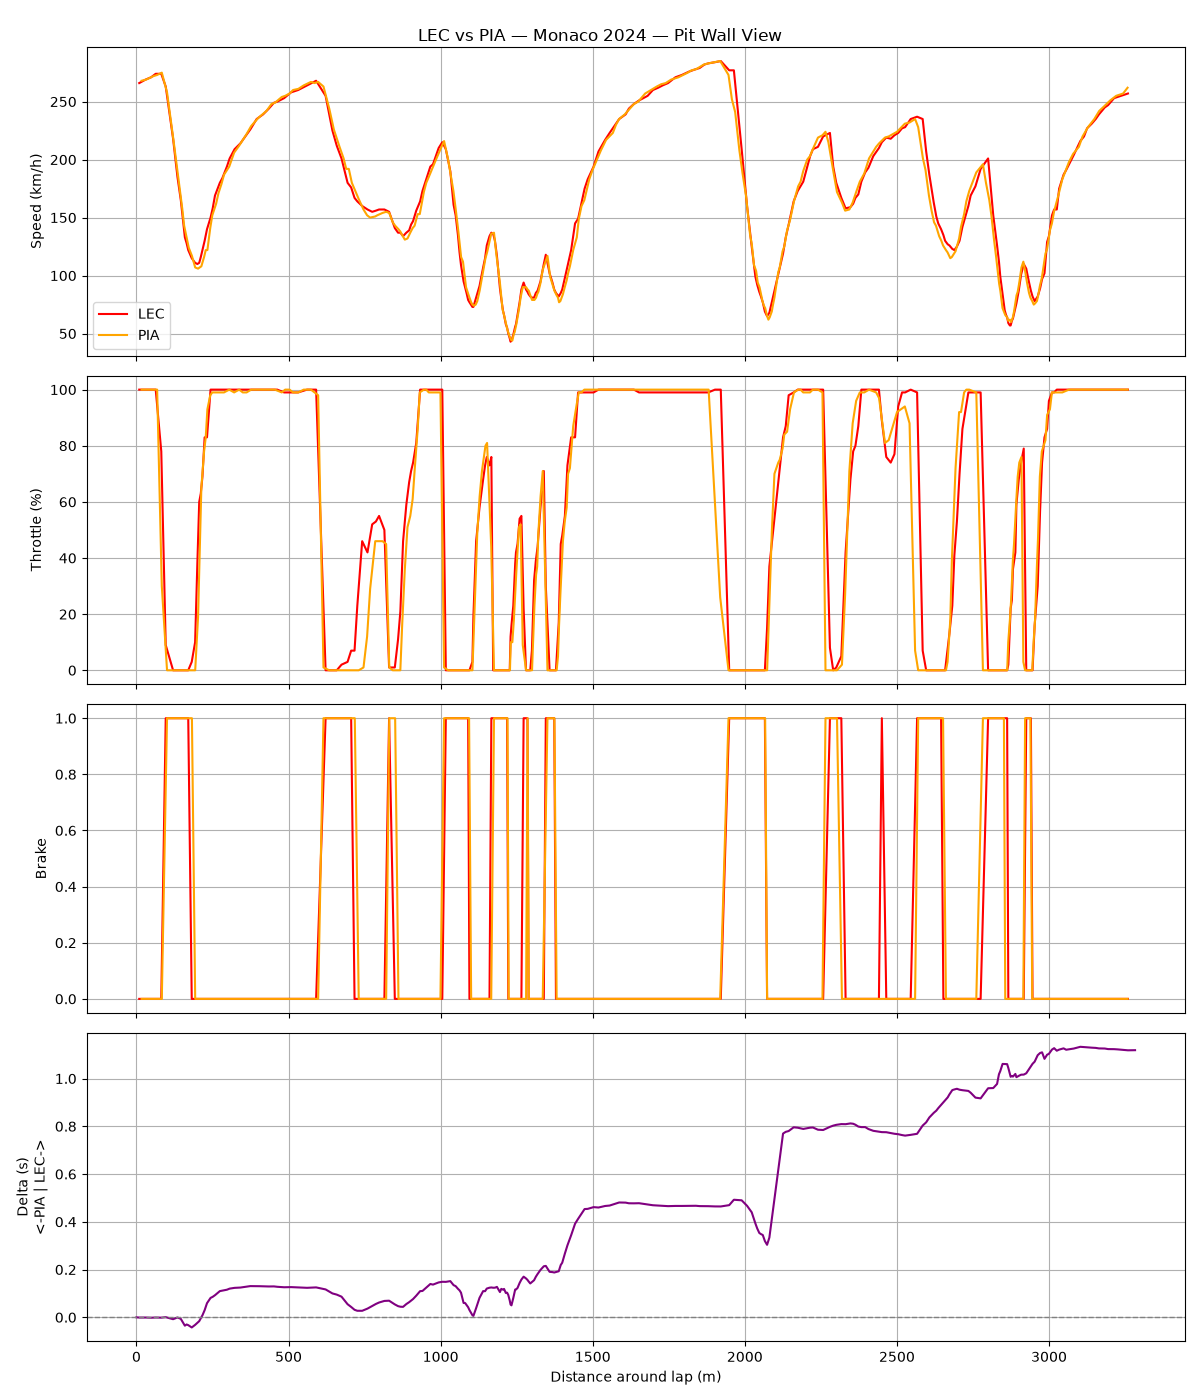

The script that saved this image:
import os
import fastf1
from fastf1 import utils
import matplotlib.pyplot as plt

os.makedirs('cache', exist_ok=True)
fastf1.Cache.enable_cache('cache')

session = fastf1.get_session(2024, 'Monaco', 'R')
session.load()

driver1 = 'LEC'
driver2 = 'PIA'

lap1 = session.laps.pick_drivers(driver1).pick_fastest()
lap2 = session.laps.pick_drivers(driver2).pick_fastest()

tel1 = lap1.get_car_data().add_distance()
tel2 = lap2.get_car_data().add_distance()

delta_time, ref_tel, compare_tel = utils.delta_time(lap1, lap2)

fig, axes = plt.subplots(4, 1, figsize=(12, 14), sharex=True)

axes[0].plot(tel1['Distance'], tel1['Speed'], color='red', label=driver1)
axes[0].plot(tel2['Distance'], tel2['Speed'], color='orange', label=driver2)
axes[0].set_ylabel('Speed (km/h)')
axes[0].legend()
axes[0].grid(True)

axes[1].plot(tel1['Distance'], tel1['Throttle'], color='red')
axes[1].plot(tel2['Distance'], tel2['Throttle'], color='orange')
axes[1].set_ylabel('Throttle (%)')
axes[1].grid(True)

axes[2].plot(tel1['Distance'], tel1['Brake'], color='red')
axes[2].plot(tel2['Distance'], tel2['Brake'], color='orange')
axes[2].set_ylabel('Brake')
axes[2].grid(True)

axes[3].plot(ref_tel['Distance'], delta_time, color='purple')
axes[3].axhline(0, color='gray', linestyle='--', linewidth=1)
axes[3].set_ylabel(f'Delta (s)\n<-{driver2} | {driver1}->')
axes[3].set_xlabel('Distance around lap (m)')
axes[3].grid(True)

fig.suptitle(f'{driver1} vs {driver2} — Monaco 2024 — Pit Wall View')
plt.tight_layout()
plt.savefig('stacked_dashboard.png')
print("Saved chart as stacked_dashboard.png")
